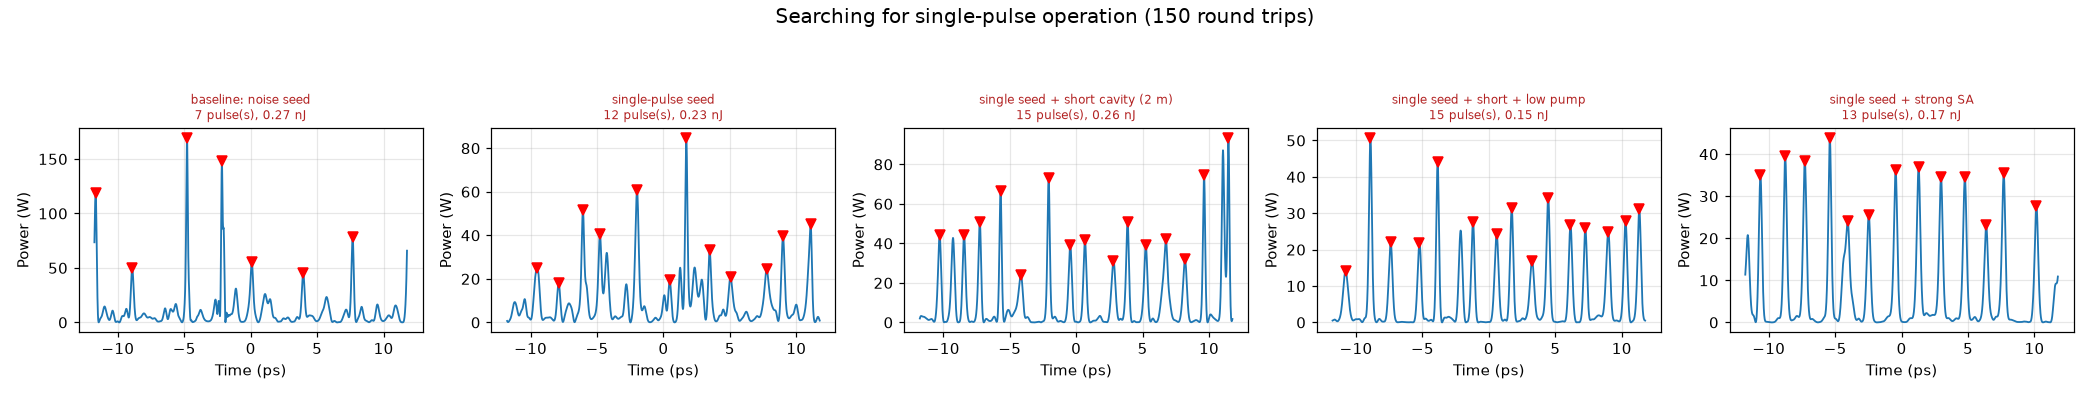

This chart was generated by the following Python code:
"""Experiment: find a recipe that yields a single mode-locked pulse.

Tries several named cavity strategies and reports how many pulses survive in
the final round trip for each. The aim is to find settings where exactly one
pulse "wins the race".

Run from the repo root:
    .venv\\Scripts\\python.exe experiments\\single_pulse_recipe.py
"""

import os
import sys
import time

sys.path.insert(0, os.path.dirname(os.path.dirname(os.path.abspath(__file__))))

import matplotlib

matplotlib.use("Agg")
import matplotlib.pyplot as plt
import numpy as np

from pulse_gui.mode_locked_simulation import RingLaserConfig, run_ring_laser
from experiments.single_pulse_sweep import count_pulses, COUNT_WINDOW_PS

ROUND_TRIPS = 150

# (label, overrides) - each overrides RingLaserConfig defaults.
STRATEGIES = [
    ("baseline: noise seed",
     dict(seed_from_noise=True, passive_length_m=10.0, pump_power_w=0.6)),
    ("single-pulse seed",
     dict(seed_from_noise=False, passive_length_m=10.0, pump_power_w=0.6)),
    ("single seed + short cavity (2 m)",
     dict(seed_from_noise=False, passive_length_m=2.0, pump_power_w=0.6)),
    ("single seed + short + low pump",
     dict(seed_from_noise=False, passive_length_m=2.0, pump_power_w=0.3)),
    ("single seed + strong SA",
     dict(seed_from_noise=False, passive_length_m=2.0, pump_power_w=0.3,
          sa_mod_depth=0.6, sa_sat_power_w=80.0)),
]


def main():
    n = len(STRATEGIES)
    fig, axs = plt.subplots(1, n, figsize=(3.8 * n, 3.6), squeeze=False)
    fig.suptitle(f"Searching for single-pulse operation "
                 f"({ROUND_TRIPS} round trips)", fontsize=13)

    summary = []
    t0 = time.time()
    for j, (label, overrides) in enumerate(STRATEGIES):
        print(f"[{time.time() - t0:6.1f}s] {label} ...", flush=True)
        cfg = RingLaserConfig(round_trips=ROUND_TRIPS, **overrides)
        res = run_ring_laser(cfg)
        final_power = res.time_evolution[-1]
        n_pulses, peak_idx = count_pulses(res.time_ps, final_power)
        energy = res.pulse_energy_nj[-1] if res.pulse_energy_nj.size else 0.0
        summary.append((label, n_pulses, energy))
        print(f"            -> {n_pulses} pulse(s), E={energy:.3f} nJ",
              flush=True)

        ax = axs[0][j]
        mask = np.abs(res.time_ps) <= COUNT_WINDOW_PS
        tw, pw = res.time_ps[mask], final_power[mask]
        ax.plot(tw, pw, color="C0", lw=1.2)
        if len(peak_idx):
            ax.plot(tw[peak_idx], pw[peak_idx], "rv", ms=6)
        colour = "green" if n_pulses == 1 else "firebrick"
        ax.set_title(f"{label}\n{n_pulses} pulse(s), {energy:.2f} nJ",
                     fontsize=8, color=colour)
        ax.set_xlabel("Time (ps)")
        ax.set_ylabel("Power (W)")
        ax.grid(True, alpha=0.3)

    fig.tight_layout(rect=[0, 0, 1, 0.9])
    out = "experiments/single_pulse_recipe.png"
    fig.savefig(out, dpi=110)
    print(f"\nSaved {out}")

    print("\n=== summary ===")
    for label, n, e in summary:
        flag = "  <== SINGLE PULSE" if n == 1 else ""
        print(f"{n:>3d} pulse(s)  E={e:6.3f} nJ   {label}{flag}")


if __name__ == "__main__":
    main()
